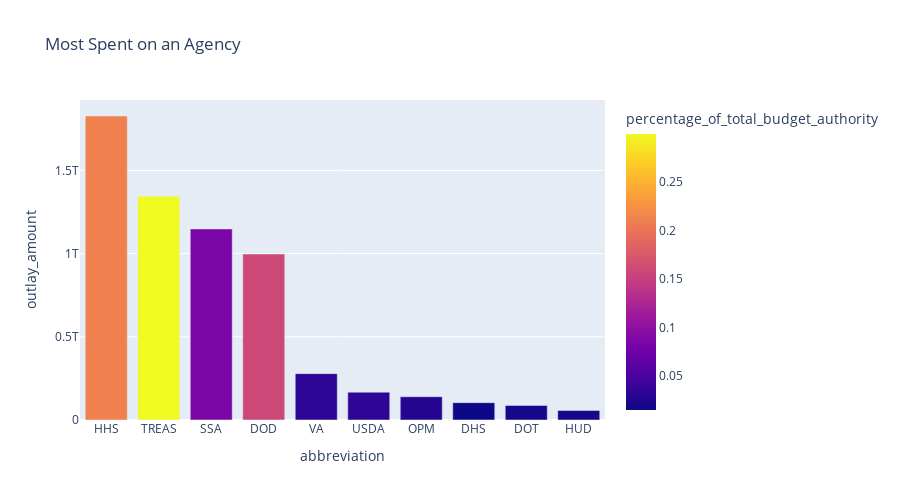

Here is the notebook cell this chart was saved with:
### Code cell
fig1 = px.bar(mostAMT,x= 'abbreviation',y='outlay_amount',title="Most Spent on an Agency",
             color='percentage_of_total_budget_authority',
             hover_data=['agency_id','agency_name','toptier_code'],
             barmode='group',
             height=500)
fig1.show()

### Figure 1 — Plotly figure (JSON) as saved in the notebook; plotly's stock layout.template omitted (floating-point values rounded to 4 significant figures)
{"data": [{"alignmentgroup": "True", "customdata": [[806, "Department of Health and Human Services", 75], [456, "Department of the Treasury", 20], [539, "Social Security Administration", 28], [1173, "Department of Defense", 97], [561, "Department of Veterans Affairs", 36], [95, "Department of Agriculture", 12], [503, "Office of Personnel Management", 24], [766, "Department of Homeland Security", 70], [731, "Department of Transportation", 69], [882, "Department of Housing and Urban Development", 86]], "hovertemplate": "abbreviation=%{x}<br>outlay_amount=%{y}<br>agency_id=%{customdata[0]}<br>agency_name=%{customdata[1]}<br>toptier_code=%{customdata[2]}<br>percentage_of_total_budget_authority=%{marker.color}<extra></extra>", "legendgroup": "", "marker": {"color": [0.211, 0.2996, 0.08543, 0.1594, 0.0326, 0.03476, 0.02836, 0.01517, 0.02073, 0.02088], "coloraxis": "coloraxis", "pattern": {"shape": ""}}, "name": "", "offsetgroup": "", "orientation": "v", "showlegend": false, "textposition": "auto", "type": "bar", "x": ["HHS", "TREAS", "SSA", "DOD", "VA", "USDA", "OPM", "DHS", "DOT", "HUD"], "xaxis": "x", "y": [1827000000000.0, 1345000000000.0, 1148000000000.0, 997500000000.0, 278700000000.0, 167100000000.0, 139900000000.0, 104100000000.0, 87110000000.0, 57470000000.0], "yaxis": "y"}], "layout": {"barmode": "group", "coloraxis": {"colorbar": {"title": {"text": "percentage_of_total_budget_authority"}}, "colorscale": [[0, "#0d0887"], [0.1111, "#46039f"], [0.2222, "#7201a8"], [0.3333, "#9c179e"], [0.4444, "#bd3786"], [0.5556, "#d8576b"], [0.6667, "#ed7953"], [0.7778, "#fb9f3a"], [0.8889, "#fdca26"], [1, "#f0f921"]]}, "height": 500, "legend": {"tracegroupgap": 0}, "title": {"text": "Most Spent on an Agency"}, "xaxis": {"anchor": "y", "domain": [0, 1], "title": {"text": "abbreviation"}}, "yaxis": {"anchor": "x", "domain": [0, 1], "title": {"text": "outlay_amount"}}}}
